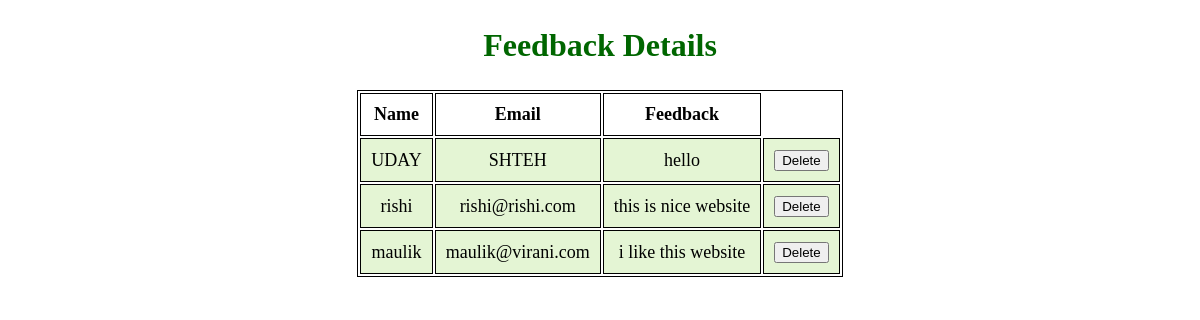
The app's page /admin/feedback.php with its own data.
### tables this page shows
CREATE TABLE `feedback` (
  `name` varchar(255) NOT NULL,
  `email` varchar(255) NOT NULL,
  `feedback` varchar(255) NOT NULL
);

### admin/feedback.php (the view, shortened to what this page needs)
<?php
$user = 'root';
$password = '';
$database = 'iv';
$servername='localhost';
$mysqli = new mysqli($servername, $user, $password, $database);
$sql = " SELECT * FROM feedback";
$result = $mysqli->query($sql);
?>
<!DOCTYPE html>
<html lang="en">
<head>
</head>
<body>
	<section>
		<h1>Feedback Details</h1>
		<table>
			<tr>
				<th>Name</th>
				<th>Email</th>
				<th>Feedback</th>
			</tr>
			<?php
				while($rows=$result->fetch_assoc())
				{
			?>
			<tr>
				<td><?php echo $rows['name'];?></td>
				<td><?php echo $rows['email'];?></td>
                <td><?php echo $rows['feedback'];?></td>
				<td>
                        <form method="post">
                            <button type="submit" name="delete">Delete</button>
                        </form>
                    </td>
			</tr>
			<?php
				}
			?>
		</table>
</body>
</html>

### admin/feedback.php (style rules this page uses)
table { margin: 0 auto; font-size: large; border: 1px solid black; }
h1 { text-align: center; color: #006600; font-size: xx-large; font-family: 'Gill Sans', 'Gill Sans MT', ' Calibri', 'Trebuchet MS', 'sans-serif'; }
td { background-color: #E4F5D4; border: 1px solid black; }
th, td { font-weight: bold; border: 1px solid black; padding: 10px; text-align: center; }
td { font-weight: lighter; }

### records on screen
feedback: name "UDAY", email "SHTEH", feedback "hello"
feedback: name "rishi", email "rishi@rishi.com", feedback "this is nice website"
feedback: name "maulik", email "maulik@virani.com", feedback "i like this website"
